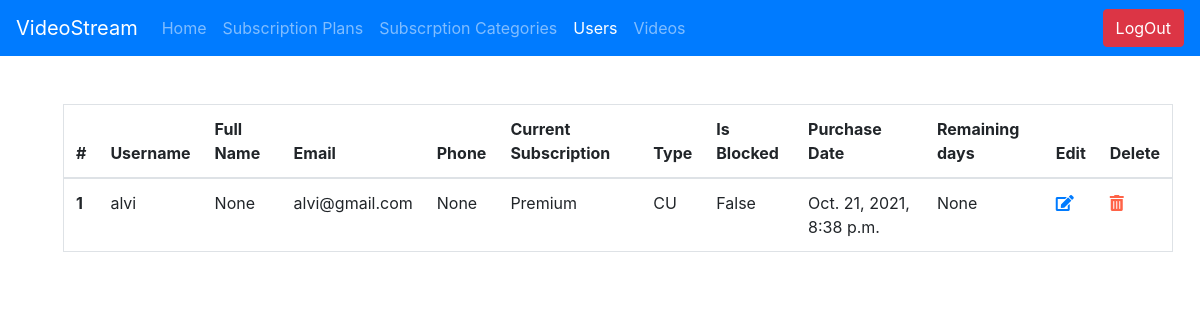
The app's page /video_stream_admin/user_list/ (signed in), older data.
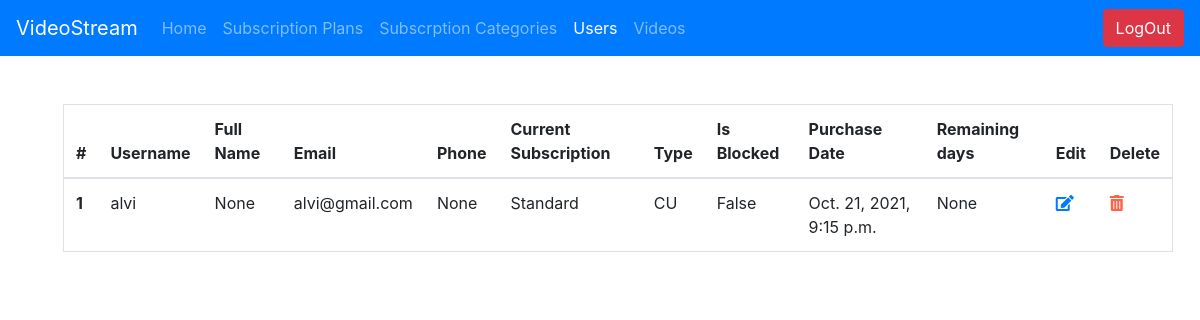
The same page, newer data.
### video_stream_app/models.py (models this page shows, shortened)
class User(AbstractUser):
    TYPE_CHOICES = [
        ('AD', 'Admin'), ('CU', 'Customer')
    ]
    id = models.AutoField(primary_key=True)
    username = models.CharField(
        max_length=255, blank=False, null=False, unique=True)
    full_name = models.CharField(max_length=255, blank=True, null=True)
    password = models.CharField(max_length=255, blank=False, null=False)
    email = models.CharField(max_length=255, blank=False, null=False)
    phone = models.CharField(max_length=15, null=True, blank=True)
    user_subscription = models.ForeignKey(Subscription, on_delete=models.SET_NULL,
                                          blank=True, null=True, related_name="subscription")
    user_type = models.CharField(
        choices=TYPE_CHOICES, max_length=50, blank=True, default="CU")
    is_subscribed = models.BooleanField(default=False)
    is_blocked = models.BooleanField(default=False)
    purchase_date = models.DateTimeField(blank=True, null=True)
    created_at = models.DateTimeField(auto_now_add=True)
    updated_at = models.DateField(auto_now=True)
    __prev_subscription = None
    def __init__(self, *args, **kwargs):
        super().__init__(*args, **kwargs)
        self.__prev_subscription = self.user_subscription

class Subscription(models.Model):
    id = models.AutoField(primary_key=True)
    subscription_type = models.ForeignKey(SubscriptionType,
                                        on_delete=models.SET_NULL, blank=True, null=True)
    subscription_price = models.DecimalField(
        max_digits=10, decimal_places=2, default=0)
    subscription_validity = models.IntegerField(
        default=0, verbose_name='subscription_validity (Months)')
    created_at = models.DateTimeField(auto_now_add=True)
    updated_at = models.DateField(auto_now=True)
    def __str__(self):
        return self.subscription_type.type_name

class SubscriptionType(models.Model):
    id = models.AutoField(primary_key=True)
    type_name = models.CharField(
        max_length=50, blank=False, null=False, unique=True)

### video_stream_app/views.py (the view)
# urls.py: path('video_stream_admin/user_list/', views.user_list,
@login_required(login_url='/video_stream_admin/')
def user_list(request):
    return render(request, 'video_stream_app/users_view.html',
                  {
                      'users': models.User.objects.all(),
                      'title': 'Users',
                      'is_logged_in': request.user.is_authenticated,
                      'users_link': 'active',
                      'admin': True
                  })

### video_stream_app/templates/video_stream_app/users_view.html (shortened to what this page needs)
{% extends 'base.html' %}
{% load custom_tags %}
{% load static %}
{% block content %}
    <div class="container m-5">
        <table class="table border">
            <thead>
                <tr>
                    <th scope="col">#</th>
                    <th scope="col">Username</th>
                    <th scope="col">Full Name</th>
                    <th scope="col">Email</th>
                    <th scope="col">Phone</th>
                    <th scope="col">Current Subscription</th>
                    <th scope="col">Type</th>
                    <th scope="col">Is Blocked</th>
                    <th scope="col">Purchase Date</th>
                    <th scope="col">Remaining days</th>
                    <th scope="col">Edit</th>
                    <th scope="col">Delete</th>
                </tr>
            </thead>
            <tbody>
            {% for user in users %}
                <tr>
                    <th scope="row">{{ forloop.counter }}</th>
                    <td>{{ user.username }}</td>
                    <td>{{ user.full_name }}</td>
                    <td>{{ user.email }}</td>
                    <td>{{ user.phone }}</td>
                    <td>{{ user.user_subscription }}</td>
                    <td>{{ user.user_type }}</td>
                    <td>{{ user.is_blocked }}</td>
                    <td>{{ user.purchase_date }}</td>
                    {% if users.user_subscription %}
                        <td>{{ user.purchase_date|calculate_time:user.user_subscription.subscription_validity }}</td>
                    {% else %}
                        <td> None </td>
                    {% endif %}
                    <td><a href="/video_stream_admin/user/edit__{{ user.pk }}/"><i class="fas fa-edit"></i></a></td>
                    <td><a onclick="deleteFunc({{ user.pk }})" href="" ><i class="fas fa-trash-alt" style="color: tomato"></i></a></td>
                </tr>
            {% endfor %}
            </tbody>
        </table>
    </div>
{% endblock %}

Row changes from the older to the newer data that the page shows:
changed User "alvi": user_subscription "Premium" → "Standard"; purchase_date "Oct. 21, 2021, 8:38 p.m." → "Oct. 21, 2021, 9:15 p.m."
